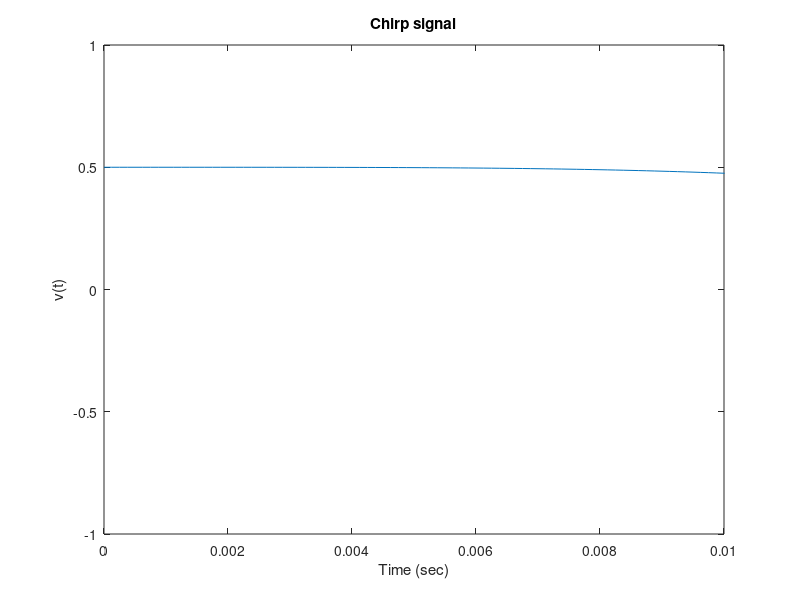

The MATLAB source for this figure:
fs = 8000;
t = 0:1/fs:2;
f = 500*t;
v = 0.5*cos(2*pi*(f.*t));
sound(v,fs);
plot(t,v);
title('Chirp signal');
axis([0 .01 -1 1]);
xlabel('Time (sec)');
ylabel('v(t)');